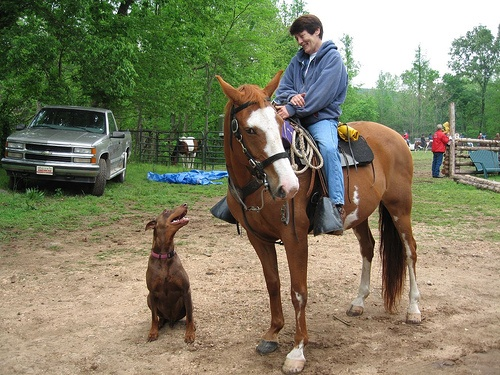
#> input picture phase 2/Feature Detection and Matching/Project 1/horse.jpg, 500 x 375 px
$ python main.py   (older library calls are emulated)
#> lines starting #> are read from the running program, lines starting #| are printed output that depends on the picture
"""
Implement corner detection using the Harris corner detector and visualize the results.
"""

import cv2
import matplotlib.pyplot as plt

def harris_corner_detection(image_path, k=0.04, threshold=0.01):
    """
    Detect corners in an image using the Harris corner detector.

    Parameters:
    - image_path: Path to the input image
    - k: Harris detector free parameter (typically 0.04-0.06)
    - threshold: Corner response threshold (0-1)

    Returns:
    - Original image with detected corners marked
    """
#> called with image_path = 'horse.jpg', k = 0.04, threshold = 0.01
    # Read the image
    img = cv2.imread(image_path)
#> img is the input picture: shape (375, 500, 3); mean B, G, R 101, 127.1, 128.4
    gray = cv2.cvtColor(img, cv2.COLOR_BGR2GRAY)
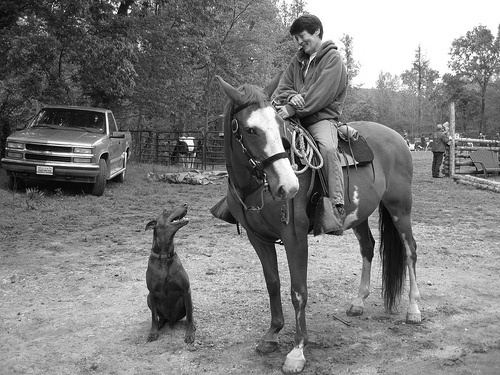
#> gray: shape (375, 500); min 0, max 255, mean 124.5

    # Compute derivatives
    dx = cv2.Sobel(gray, cv2.CV_64F, 1, 0)
    dy = cv2.Sobel(gray, cv2.CV_64F, 0, 1)
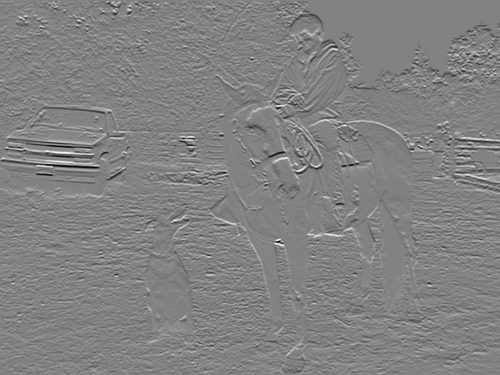
#> dy: shape (375, 500) float64; min -910, max 871, mean -0.2; drawn with min black and max white

    # Compute components of the Harris matrix
    ixx = dx**2
    iyy = dy**2
    ixy = dx*dy
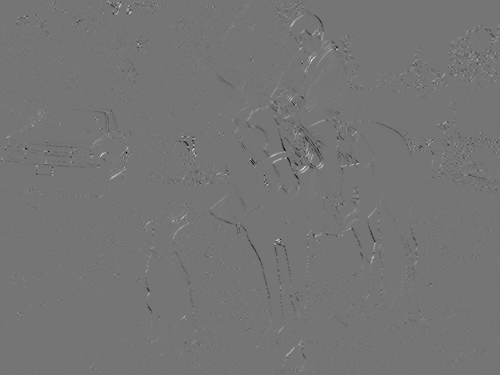
#> ixy: shape (375, 500) float64; min -381159, max 446368, mean -444.1; drawn with min black and max white

    # Compute cornerness response
    k_param = 0.04
    det = (ixx * iyy) - (ixy**2)
#> det: shape (375, 500) float64; every value is 0
    trace = ixx + iyy
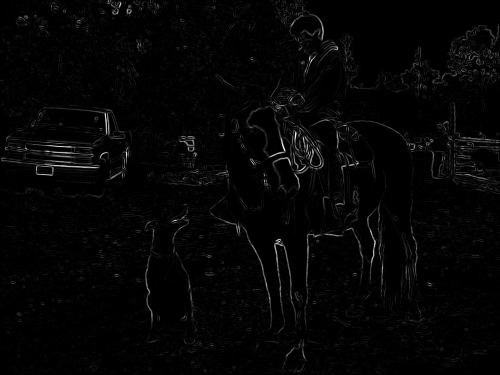
#> trace: shape (375, 500) float64; min 0, max 968474, mean 20970.2; drawn with min black and max white
    r = det - k_param * (trace**2)
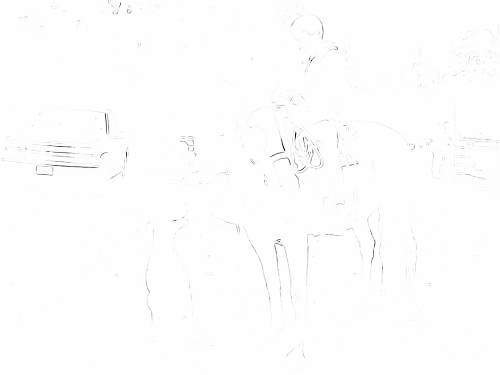
#> r: shape (375, 500) float64; min -3.75e+10, max 0, mean -133126299.6; drawn with min black and max white

    # Normalize the response
    r_norm = cv2.normalize(r, None, 0, 1, cv2.NORM_MINMAX)

    # Apply non-maximum suppression and thresholding
    corner_img = img.copy()
    corner_coordinates = []

    for y in range(r.shape[0]):
        for x in range(r.shape[1]):
            # Check if pixel is a local maximum and above threshold
            if r_norm[y, x] > threshold:
                is_max = True
                for dy in [-1, 0, 1]:
                    for dx in [-1, 0, 1]:
                        if (dy != 0 or dx != 0):
                            ny, nx = y + dy, x + dx
                            if (0 <= ny < r.shape[0] and 0 <= nx < r.shape[1] and
                                r_norm[y, x] < r_norm[ny, nx]):
                                is_max = False
                                break
                    if not is_max:
                        break

                # If local maximum, mark as corner
                if is_max:
                    cv2.circle(corner_img, (x, y), 5, (0, 255, 0), 2)
                    corner_coordinates.append((x, y))
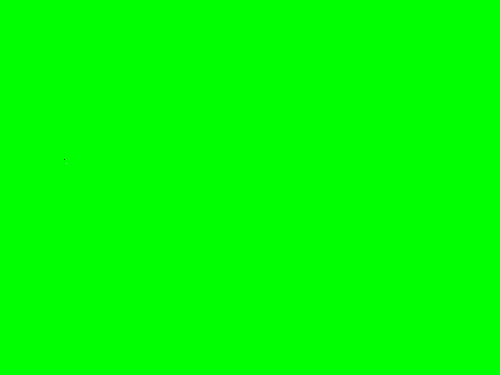
#> corner_img: shape (375, 500, 3); mean B, G, R 0, 255, 0
#> after the loop, corner_coordinates = 24873 items

    # Visualize results
    plt.figure(figsize=(15, 5))

    plt.subplot(131)
    plt.title('Original Image')
    plt.imshow(cv2.cvtColor(img, cv2.COLOR_BGR2RGB))
    plt.axis('off')

    plt.subplot(132)
    plt.title('Corner Response')
    plt.imshow(r_norm, cmap='jet')
    plt.colorbar()

    plt.subplot(133)
    plt.title('Detected Corners')
    plt.imshow(cv2.cvtColor(corner_img, cv2.COLOR_BGR2RGB))
    plt.axis('off')

    plt.tight_layout()
    plt.show()
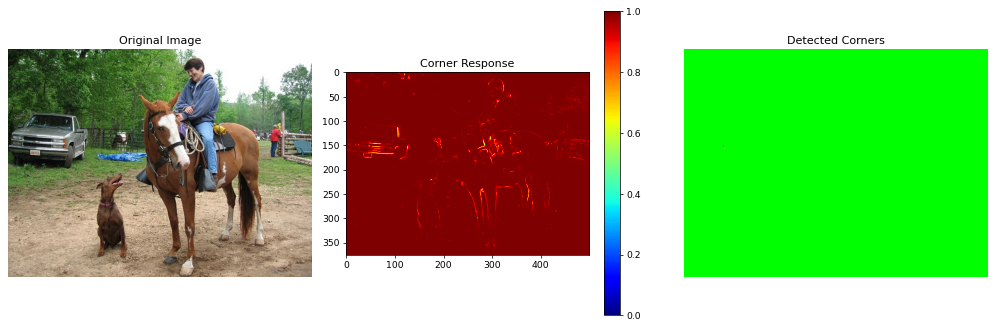
#> figure drawn by matplotlib, 4 panels

    return corner_coordinates

corners = harris_corner_detection('horse.jpg')
#> corners = 24873 items
